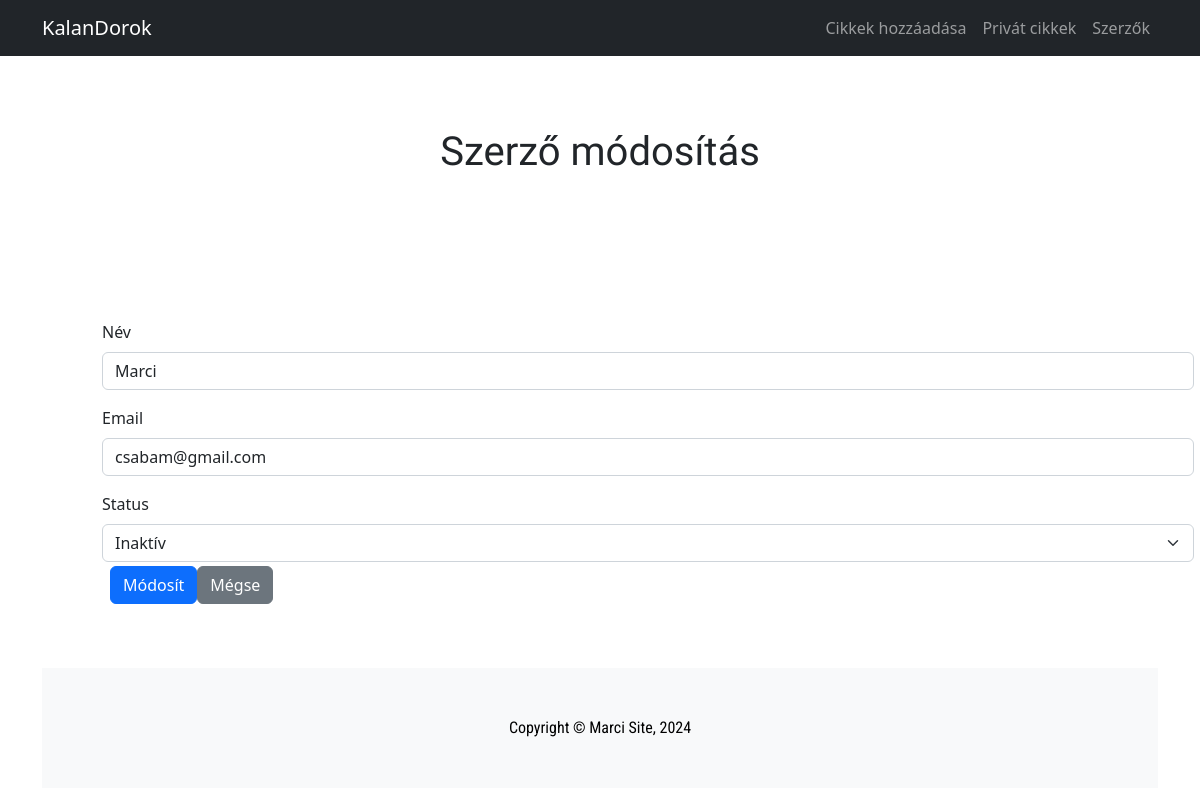
The app's page /private-user-edit.php?id=1 with its own data.
### tables this page shows
CREATE TABLE `user` (
  `id` int NOT NULL,
  `name` varchar(255) NOT NULL,
  `email` varchar(255) NOT NULL,
  `status` varchar(255) DEFAULT NULL,
  `created_at` timestamp NOT NULL DEFAULT CURRENT_TIMESTAMP ON UPDATE CURRENT_TIMESTAMP
);

### Helpers/functions.php (called while the page is built, shortened)
<?php
if(!function_exists('view')) {
    function view($view, $data = []) {
        extract($data);
        include_once BASE_PATH . '/Templates/common/header.view.php';
        include_once BASE_PATH . '/Templates/common/topnavbar.view.php';
        include_once BASE_PATH . '/Templates/' . $view . '.view.php';
        include_once BASE_PATH . '/Templates/common/footer.view.php';
    }
}

### Controllers/PrivateUserController.php (called while the page is built, shortened)
<?php
require_once REPOSITORY_PATH . '/UserRepository.php';
class PrivateUserController
{
    public function edit()
    {
        if(isset($_SESSION['form'])){
            $form = $_SESSION['form'];
            unset($_SESSION['form']);
        }else{
            $id = $_GET['id'];
            $userRepository = new UserRepository();
            $user = $userRepository->getById($id);
            $form = [
                'id' => $user['id'],
                'name' => $user['name'],
                'email' => $user['email'],
                'status' => $user['status'],
            ];
        }
        view('private/users/edit', ['form' => $form]);
    }
}

### private-user-edit.php (called while the page is built, shortened)
<?php
require_once BASE_PATH . '/Controllers/PrivateUserController.php';
$controller = new PrivateUserController();
$controller->edit();

### Repositories/Repository.php (called while the page is built, shortened)
<?php
class Repository
{
    public function __construct()
    {
        $connString = sprintf('mysql:host=%s;dbname=%s;charset=%s', DB_HOST, DB_NAME, DB_CHARSET);
        $this->db = new \PDO($connString, DB_USER, DB_PASS);
        $this->returnType = \PDO::FETCH_ASSOC;
    }
}

### Repositories/UserRepository.php (called while the page is built, shortened)
<?php
require_once REPOSITORY_PATH . '/Repository.php';
class UserRepository extends Repository
{
    protected $returnType = \PDO::FETCH_ASSOC;
    public function getById($id){
        $sql = "SELECT * FROM user WHERE id = :id";
        $stmt = $this->db->prepare($sql);
        $stmt->execute(['id' => $id]);
        return $stmt->fetch($this->returnType);
    }
}

### Templates/private/users/edit.view.php (the view, shortened to what this page needs)
<div class="container">
    <div class="row mt-4">
        <div class="col">
            <h1 class="m-5 d-flex justify-content-center " >Szerző módosítás</h1>
        </div>
    <div class="m-5 d-flex justify-content-center row">
        <div class="col">
            <form action="<?= BASE_URL ?>/private-user-update.php" method="post">
                <div class="mb-3">
                <input type="hidden" name="id" value="<?= $form["id"]; ?>"><br><br>
                <label for="name" class="form-label">Név</label>
                    <input type="text" class="form-control" id="name" name="name" value="<?= $form['name'] ?>">
                </div>
                <div class="mb-3">
                    <label for="email" class="form-label">Email</label>
                    <input type="email" class="form-control" id="email" name="email" value="<?= $form['email'] ?>">
                </div>
                <label for="status" class="form-label">Status</label>
                <select class="form-select" id="status" name="status">
                    <option value="inactive" <?= isset($form['status']) && $form['status'] == 'inactive' ? 'selected' : '' ?>>Inaktív</option>
                </select>
                <div class="d-flex m-1 ms-2 mb-3">
                    <button type="submit" class="btn btn-primary">Módosít</button>
                    <input class="btn btn-secondary ml-2" id="cancel" type="button" value="Mégse">
                </div>
            </form>
        </div>
    </div>
</div>
<?php include TEMPLATE_PATH . '/common/footer.view.php'; ?>

### records on screen
user: name "Marci", email "csabam@gmail.com", status "Inaktív"
